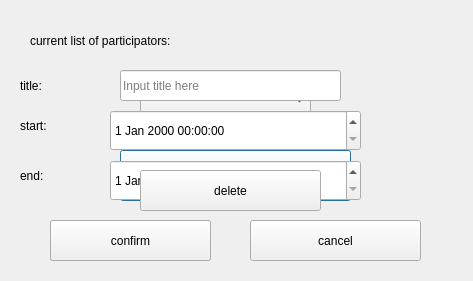
<?xml version="1.0" encoding="UTF-8"?>
<ui version="4.0">
 <class>CreateDlg</class>
 <widget class="QDialog" name="CreateDlg">
  <property name="geometry">
   <rect>
    <x>0</x>
    <y>0</y>
    <width>473</width>
    <height>281</height>
   </rect>
  </property>
  <property name="windowTitle">
   <string>Dialog</string>
  </property>
  <widget class="QPushButton" name="addBtn">
   <property name="geometry">
    <rect>
     <x>120</x>
     <y>150</y>
     <width>231</width>
     <height>51</height>
    </rect>
   </property>
   <property name="text">
    <string>add as a participator</string>
   </property>
  </widget>
  <widget class="QPushButton" name="finishBtn">
   <property name="geometry">
    <rect>
     <x>50</x>
     <y>220</y>
     <width>161</width>
     <height>41</height>
    </rect>
   </property>
   <property name="text">
    <string>finish</string>
   </property>
  </widget>
  <widget class="QPushButton" name="cancelBtn">
   <property name="geometry">
    <rect>
     <x>250</x>
     <y>220</y>
     <width>171</width>
     <height>41</height>
    </rect>
   </property>
   <property name="text">
    <string>cancel</string>
   </property>
  </widget>
  <widget class="QComboBox" name="comboBox">
   <property name="geometry">
    <rect>
     <x>140</x>
     <y>80</y>
     <width>171</width>
     <height>41</height>
    </rect>
   </property>
   <property name="duplicatesEnabled">
    <bool>false</bool>
   </property>
   <property name="frame">
    <bool>true</bool>
   </property>
  </widget>
  <widget class="QLabel" name="listLab">
   <property name="geometry">
    <rect>
     <x>30</x>
     <y>20</y>
     <width>431</width>
     <height>41</height>
    </rect>
   </property>
   <property name="text">
    <string>current list of participators:</string>
   </property>
  </widget>
  <widget class="QDateTimeEdit" name="startTimeEdit">
   <property name="geometry">
    <rect>
     <x>110</x>
     <y>110</y>
     <width>251</width>
     <height>41</height>
    </rect>
   </property>
  </widget>
  <widget class="QDateTimeEdit" name="endTimeEdit">
   <property name="geometry">
    <rect>
     <x>110</x>
     <y>160</y>
     <width>251</width>
     <height>41</height>
    </rect>
   </property>
  </widget>
  <widget class="QPushButton" name="confirmBtn">
   <property name="geometry">
    <rect>
     <x>50</x>
     <y>220</y>
     <width>161</width>
     <height>41</height>
    </rect>
   </property>
   <property name="text">
    <string>confirm</string>
   </property>
  </widget>
  <widget class="QLineEdit" name="titleEdt">
   <property name="geometry">
    <rect>
     <x>120</x>
     <y>70</y>
     <width>221</width>
     <height>31</height>
    </rect>
   </property>
   <property name="placeholderText">
    <string>Input title here</string>
   </property>
  </widget>
  <widget class="QLabel" name="titleLab">
   <property name="geometry">
    <rect>
     <x>20</x>
     <y>70</y>
     <width>151</width>
     <height>31</height>
    </rect>
   </property>
   <property name="text">
    <string>title:</string>
   </property>
  </widget>
  <widget class="QLabel" name="endLab">
   <property name="geometry">
    <rect>
     <x>20</x>
     <y>160</y>
     <width>151</width>
     <height>31</height>
    </rect>
   </property>
   <property name="text">
    <string>end:</string>
   </property>
  </widget>
  <widget class="QLabel" name="startLab">
   <property name="geometry">
    <rect>
     <x>20</x>
     <y>110</y>
     <width>151</width>
     <height>31</height>
    </rect>
   </property>
   <property name="text">
    <string>start:</string>
   </property>
  </widget>
  <widget class="QPushButton" name="deleteBtn">
   <property name="geometry">
    <rect>
     <x>140</x>
     <y>170</y>
     <width>181</width>
     <height>41</height>
    </rect>
   </property>
   <property name="text">
    <string>delete</string>
   </property>
  </widget>
 </widget>
 <resources/>
 <connections/>
</ui>
